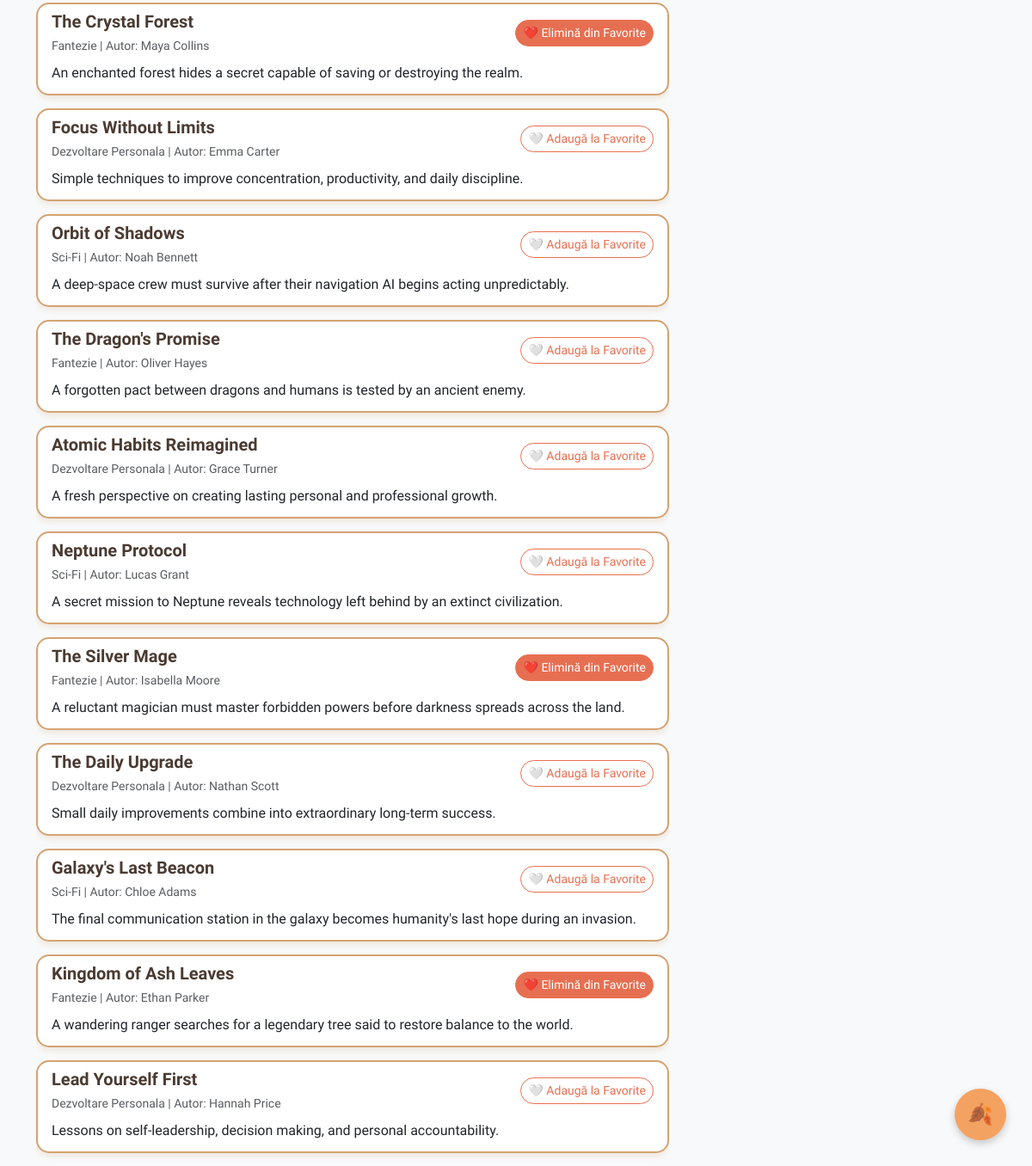
Before: / (lower part) with the older database file.
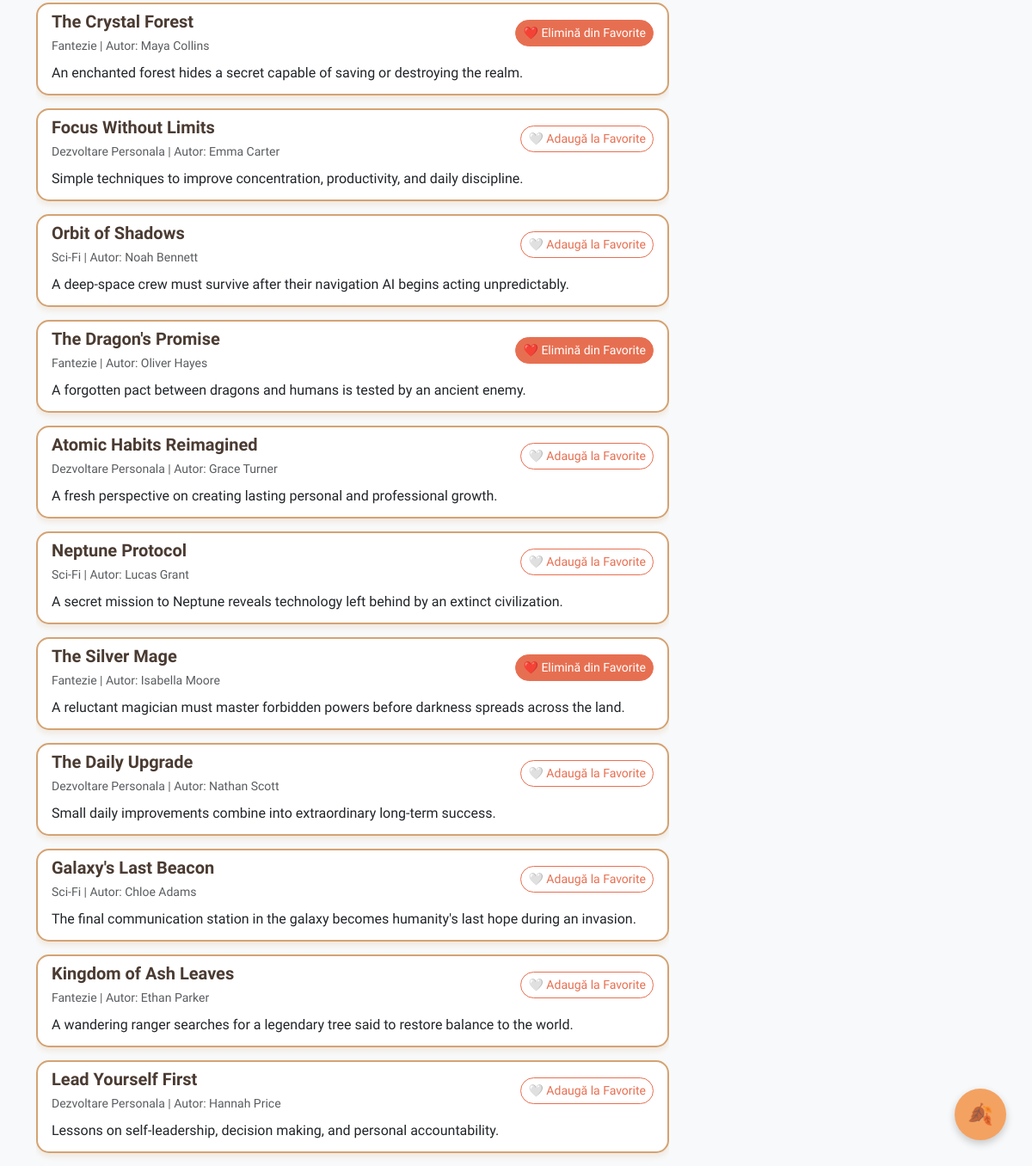
After: the same page with the newer database file.
### models.py (models this page shows)
class Book(Base):
    __tablename__ = "books"
    id = Column(Integer, primary_key=True, index=True)
    title = Column(String, index=True)
    author = Column(String, index=True)
    genre = Column(String, index=True)
    description = Column(Text)
    is_favorite = Column(Boolean, default=False)
    reviews = relationship("Review", back_populates="book")

### main.py (the view)
@app.get("/", response_class=HTMLResponse)
async def read_root(request: Request, db: Session = Depends(database.get_db)):
    books = db.query(models.Book).all()
    return templates.TemplateResponse(request=request, name="index.html", context={"books": books})

### templates/index.html (shortened to what this page needs)
<!DOCTYPE html>
<html lang="ro">
<head>
    <link href="https://cdn.jsdelivr.net/npm/bootstrap@5.3.0/dist/css/bootstrap.min.css?v=1.0" rel="stylesheet">
    <link rel="stylesheet" href="/static/style.css">
</head>
<body class="bg-light">
    <div class="container mt-5">
        <div class="row">
            <div class="col-md-8">
                <div class="list-group">
                    {% for book in books %}
                        <div class="list-group-item book-item" data-genre="{{ book.genre }}">
                            <div class="d-flex w-100 justify-content-between align-items-center">
                                <div>
                                    <h5 class="mb-1">{{ book.title }}</h5>
                                    <small class="text-muted">{{ book.genre }} | Autor: {{ book.author }}</small>
                                </div>
                                <button class="btn btn-sm btn-favorite {% if book.is_favorite %}btn-danger{% else %}btn-outline-danger{% endif %}" data-id="{{ book.id }}">
                                    {% if book.is_favorite %}❤️ Elimină din Favorite{% else %}🤍 Adaugă la Favorite{% endif %}
                                </button>
                            </div>
                            <p class="mb-1 mt-2">{{ book.description }}</p>
                        </div>
                    {% else %}
                        <p class="text-muted">Nu există cărți momentan. Puteți adăuga manual din API sau rulați pipeline-ul Azure Data Factory.</p>
                    {% endfor %}
                </div>
            </div>
            <div class="col-md-4">
            </div>
        </div>
    </div>
    <button id="btn-note" class="btn-floating-leaf" title="Găsește un bilețel!">🍂</button>
</body>
</html>

### static/style.css (style rules this page uses)
:root { --bg-color: #FDF8F5; --text-color: #4A3B32; --brown-light: #D4A373; --orange-autumn: #F4A261; --red-accent: #E76F51; }
body { font-family: 'Quicksand', sans-serif !important; background-color: var(--bg-color) !important; color: var(--text-color) !important; }
h3, h4, h5 { font-weight: 700 !important; color: var(--text-color) !important; }
.list-group { border-radius: 15px !important; overflow: hidden; }
.list-group-item { background-color: white !important; border: 2px solid var(--brown-light) !important; margin-bottom: 15px; border-radius: 15px !important; box-shadow: 0 4px 6px rgba(212, 163, 115, 0.2); }
.btn-danger { background-color: var(--red-accent) !important; border-color: var(--red-accent) !important; border-radius: 20px !important; }
.btn-outline-danger { color: var(--red-accent) !important; border-color: var(--red-accent) !important; border-radius: 20px !important; }
.btn-floating-leaf { position: fixed; bottom: 30px; right: 30px; background-color: var(--orange-autumn); color: white; border: none; border-radius: 50%; width: 60px; height: 60px; font-size: 24px; box-shadow: 0 4px 10px rgba(0, 0, 0, 0.2); cursor: pointer; transition: transform 0.3s ease, background-color 0.3s ease; z-index: 1000; }

Changed rows visible on the page:
changed Book "The Dragon's Promise": is_favorite "🤍 Adaugă la Favorite" → "❤️ Elimină din Favorite"
changed Book "Kingdom of Ash Leaves": is_favorite "❤️ Elimină din Favorite" → "🤍 Adaugă la Favorite"
